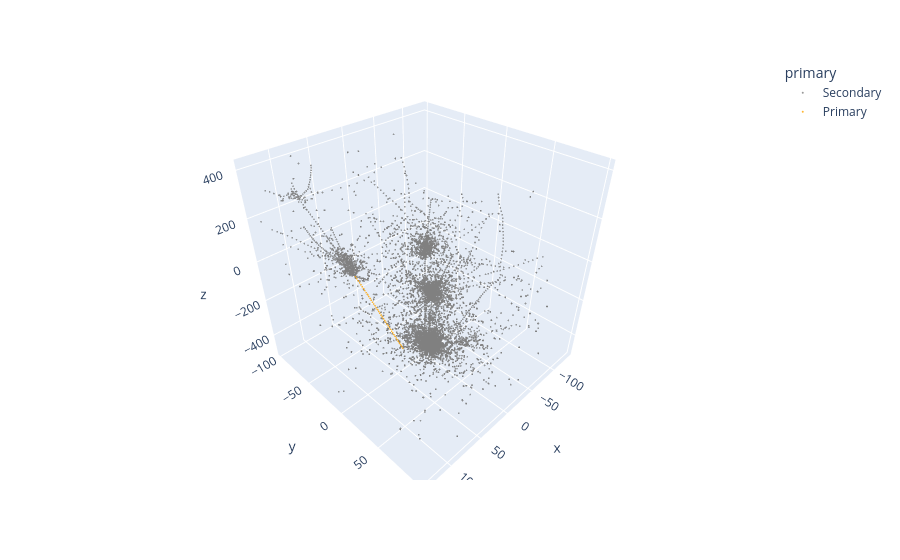

The code cell stored with this chart in its notebook:
### Code cell
import plotly.express as px

fig = px.scatter_3d(
    long_df,
    x="x",
    y="y",
    z="z",
    color="primary",
    color_discrete_map={
        "Primary": "orange",
        "Secondary": "gray"
    },
    opacity=0.8,
    hover_name="name"

)

fig.update_traces(marker=dict(size=1))
fig.show()

### Figure 1 — Plotly figure (JSON) as saved in the notebook; plotly's stock layout.template omitted (floating-point values rounded to 4 significant figures; data arrays with more than 128 entries replaced by an {"elided": "..."} marker saying what was removed)
{"data": [{"hovertemplate": "<b>%{hovertext}</b><br><br>primary=Secondary<br>x=%{x}<br>y=%{y}<br>z=%{z}<extra></extra>", "hovertext": {"elided": "16435 str values"}, "legendgroup": "Secondary", "marker": {"color": "gray", "opacity": 0.8, "size": 1, "symbol": "circle"}, "mode": "markers", "name": "Secondary", "scene": "scene", "showlegend": true, "type": "scatter3d", "x": {"elided": "16435 float values"}, "y": {"elided": "16435 float values"}, "z": {"elided": "16435 float values"}}, {"hovertemplate": "<b>%{hovertext}</b><br><br>primary=Primary<br>x=%{x}<br>y=%{y}<br>z=%{z}<extra></extra>", "hovertext": ["unknown", "unknown", "unknown", "unknown", "unknown", "unknown", "unknown", "unknown", "unknown", "unknown", "unknown", "unknown", "unknown", "unknown", "unknown", "unknown", "unknown", "unknown", "unknown", "unknown", "unknown", "unknown", "unknown", "unknown", "unknown", "unknown", "unknown", "unknown", "unknown", "unknown", "unknown", "unknown", "unknown", "unknown", "unknown", "unknown", "unknown", "unknown", "unknown", "unknown"], "legendgroup": "Primary", "marker": {"color": "orange", "opacity": 0.8, "size": 1, "symbol": "circle"}, "mode": "markers", "name": "Primary", "scene": "scene", "showlegend": true, "type": "scatter3d", "x": [18.39, 19.29, 20.16, 21.03, 21.91, 22.78, 23.66, 24.53, 25.4, 26.3, 27.17, 28.06, 28.94, 29.83, 30.71, 31.6, 32.47, 33.37, 34.26, 35.16, 36.03, 36.93, 37.8, 38.69, 39.57, 40.46, 41.36, 42.27, 43.17, 44.08, 44.98, 45.87, 46.78, 47.7, 48.62, 49.53, 50.45, 51.38, 52.3, 53.23], "y": [-17.23, -18.05, -18.9, -19.72, -20.54, -21.36, -22.18, -23.0, -23.82, -24.66, -25.48, -26.31, -27.15, -27.97, -28.81, -29.63, -30.5, -31.34, -32.19, -33.03, -33.88, -34.72, -35.54, -36.38, -37.23, -38.05, -38.89, -39.73, -40.58, -41.42, -42.27, -43.11, -43.95, -44.8, -45.66, -46.53, -47.4, -48.24, -49.11, -49.95], "z": [-492.5, -482.4, -472.4, -462.3, -452.3, -442.2, -432.2, -422.1, -412.1, -402.0, -392.0, -381.9, -371.9, -361.8, -351.8, -341.7, -331.7, -321.6, -311.6, -301.5, -291.5, -281.4, -271.4, -261.3, -251.3, -241.2, -231.2, -221.1, -211.1, -201.0, -191.0, -180.9, -170.9, -160.8, -150.8, -140.7, -130.7, -120.6, -110.6, -100.5]}], "layout": {"legend": {"title": {"text": "primary"}, "tracegroupgap": 0}, "margin": {"t": 60}, "scene": {"domain": {"x": [0, 1], "y": [0, 1]}, "xaxis": {"title": {"text": "x"}}, "yaxis": {"title": {"text": "y"}}, "zaxis": {"title": {"text": "z"}}}}}
